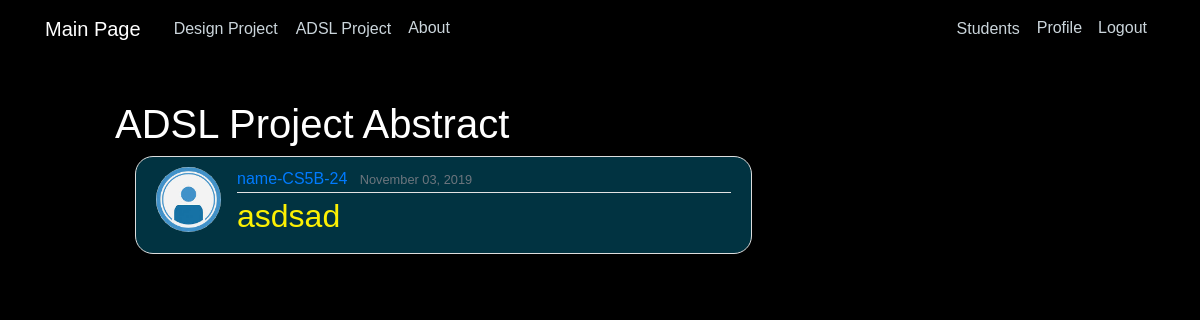
Before: /ADSL/abstract (signed in) with the older database file.
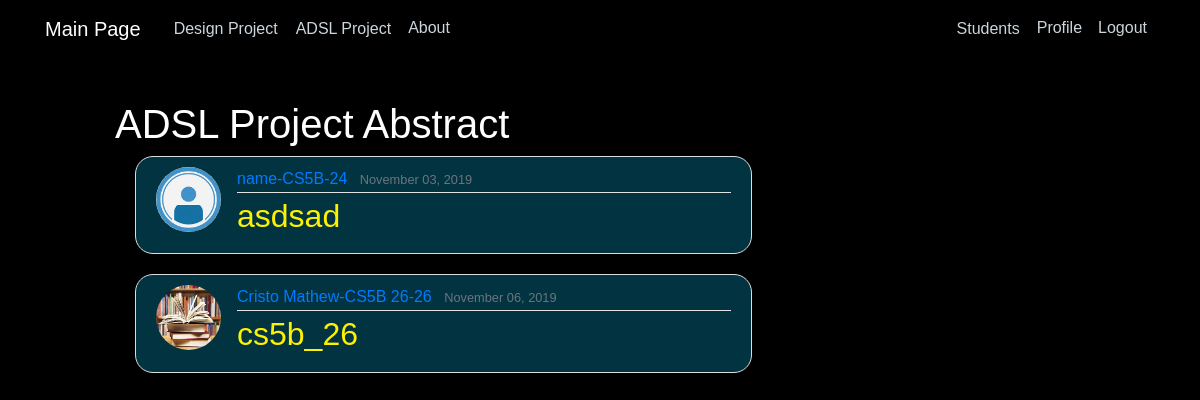
After: the same page with the newer database file.
### ADSL/models.py (models this page shows, shortened)
class ADSL_Document(models.Model):
    title = models.CharField(max_length=100)
    description = models.CharField(max_length=255, blank=True)
    author = models.ForeignKey(User, on_delete=models.CASCADE)
    document = models.FileField(upload_to='documents/')
    uploaded_at = models.DateTimeField(default=timezone.now)

### users/models.py (models this page shows, shortened)
class Profile(models.Model):
    user = models.OneToOneField(User, on_delete=models.CASCADE)
    name = models.CharField(max_length=30, default="name")
    class_div = models.CharField(max_length=10)
    rollno = models.CharField(max_length=10)
    image = models.ImageField(default='profile_pics/default.jpg', upload_to='profile_pics')

### ADSL/views.py (the view)
# urls.py: path('abstract', views.home, name="ADSL-abstract-home"),
@user_passes_test(lambda u: u.is_superuser)
def home(request):
    context = {
        'posts': ADSL_Document.objects.all(),
        'title': 'Design Project',
    }
    return render(request, 'ADSL/abstract_home.html',context)

### ADSL/templates/ADSL/abstract_home.html
{% extends "home/base.html" %}
{% load static %}
{% block content %}
    <h1>ADSL Project Abstract</h1>
    {% for post in posts %}
    <article class="media content-section">
      <img class="rounded-circle article-img" src="{{ post.author.profile.image.url }}">
      <div class="media-body">
        <div class="article-metadata">
          <a class="mr-2" href="{% url 'ADSL-user-abstract' post.author.username %}">{{ post.author.profile.name }}-{{ post.author.profile.class_div }}-{{ post.author.profile.rollno }}</a>
          <small class="text-muted">{{ post.uploaded_at|date:"F d, Y" }}</small>
        </div>
        <h2><a class="article-title" href="{% url 'ADSL-abstract-detail' post.id %}" style="color:#fcf003">{{ post.title }}</a></h2>
      </div>
    </article>
    {% endfor %}
{% endblock content %}

Changed rows visible on the page:
added ADSL_Document: author.profile.image (picture), author.profile.name "Cristo Mathew", author.profile.class_div "CS5B 26", author.profile.rollno "26", uploaded_at "November 06, 2019", title "cs5b_26"
